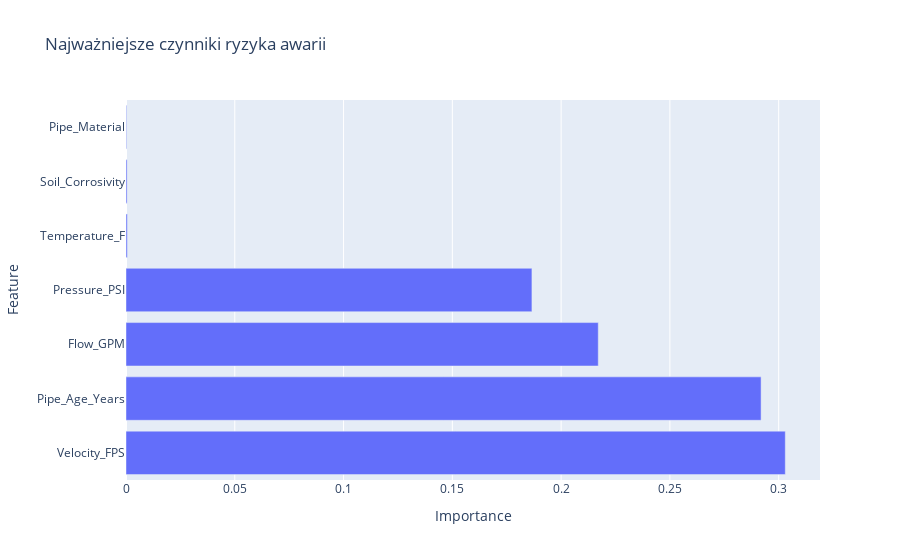

Notebook code cell kept with this figure:
### Code cell
# ========================
# 6. Ważność cech (Feature Importance)
# ========================
importances = model.feature_importances_
features = X.columns
fi_df = pd.DataFrame({"Feature": features, "Importance": importances})
fi_df = fi_df.sort_values("Importance", ascending=False)

fig = px.bar(fi_df, x="Importance", y="Feature", orientation="h",
             title="Najważniejsze czynniki ryzyka awarii")
fig.show()

### Figure 1 — Plotly figure (JSON) as saved in the notebook; plotly's stock layout.template omitted (floating-point values rounded to 4 significant figures)
{"data": [{"hovertemplate": "Importance=%{x}<br>Feature=%{y}<extra></extra>", "legendgroup": "", "marker": {"color": "#636efa", "pattern": {"shape": ""}}, "name": "", "orientation": "h", "showlegend": false, "textposition": "auto", "type": "bar", "x": [0.303, 0.2919, 0.2171, 0.1866, 0.0006048, 0.0005043, 0.0002801], "xaxis": "x", "y": ["Velocity_FPS", "Pipe_Age_Years", "Flow_GPM", "Pressure_PSI", "Temperature_F", "Soil_Corrosivity", "Pipe_Material"], "yaxis": "y"}], "layout": {"barmode": "relative", "legend": {"tracegroupgap": 0}, "title": {"text": "Najważniejsze czynniki ryzyka awarii"}, "xaxis": {"anchor": "y", "domain": [0, 1], "title": {"text": "Importance"}}, "yaxis": {"anchor": "x", "domain": [0, 1], "title": {"text": "Feature"}}}}
